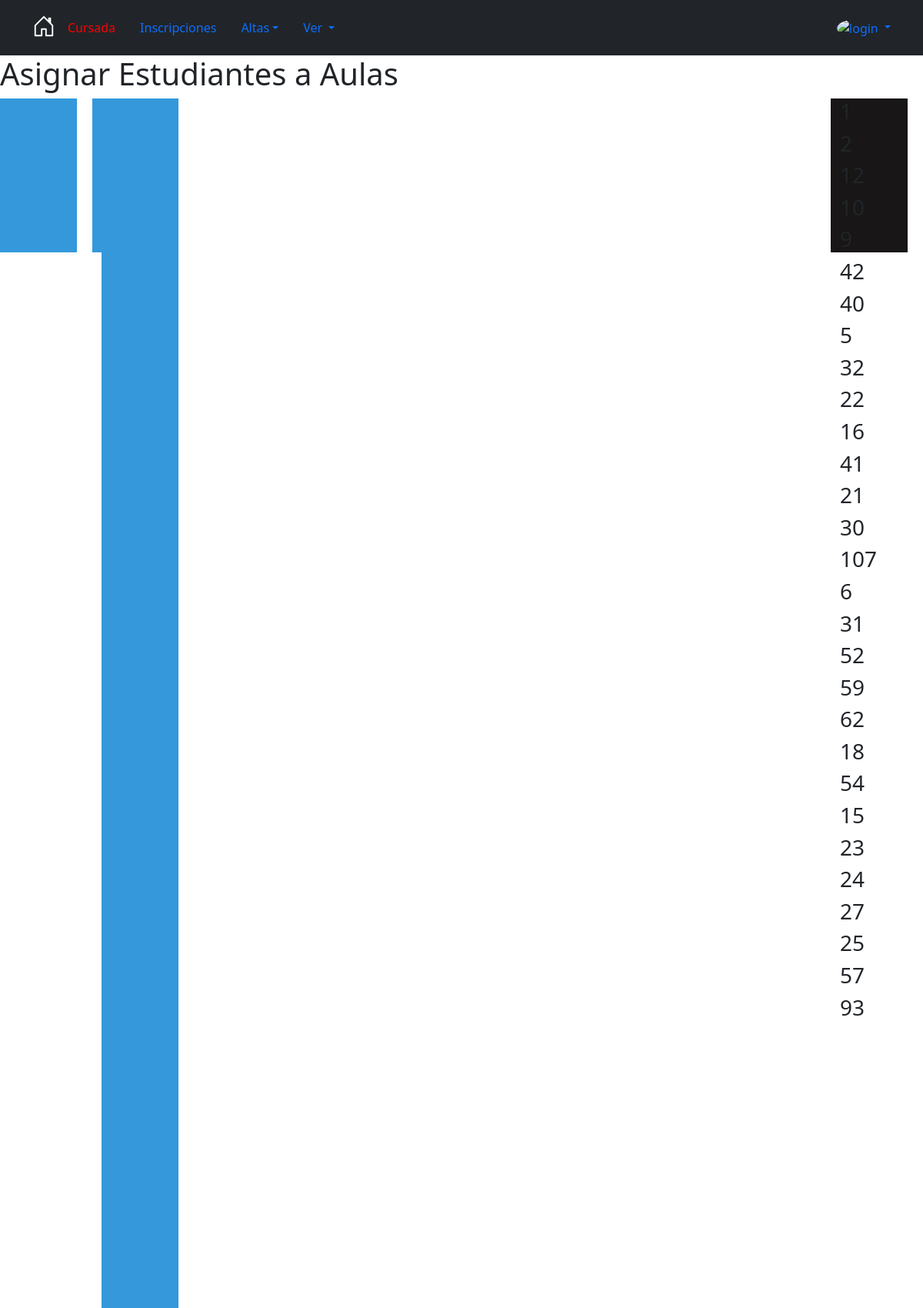
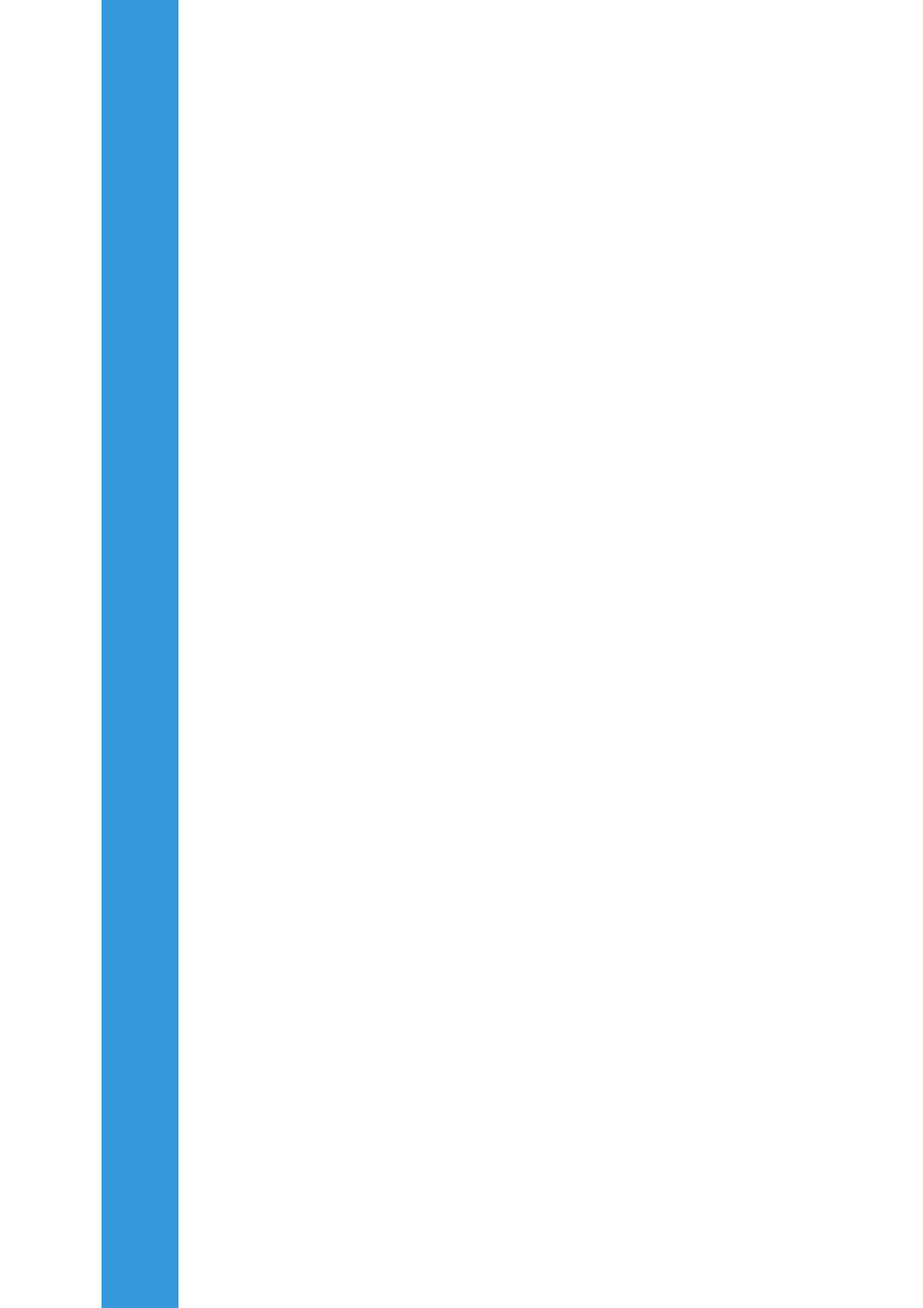
Screenshot of /Clases/asignar_alumno_a_aula/ (upper part) with the database file from the repository (2 pictures, top to bottom).
### Core/models.py (models this page shows, shortened)
class Division(models.Model):
    PRIMERA = '1ra'
    SEGUNDA = '2da'
    TERCERA = '3ra'
    CUARTA = '4ta'
    QUINTA = '5ta'
    CHOICES_DIV = (
        (PRIMERA, 'Primera'),
        (SEGUNDA, 'Segunda'),
        (TERCERA, 'Tercera'),
        (CUARTA, 'Cuarta'),
        (QUINTA, 'Quinta'))
    ciclo = models.ForeignKey(Ciclo, on_delete=models.CASCADE, related_name="divisiones")
    codigo = models.CharField(max_length=50, choices=CHOICES_DIV, default=PRIMERA)
    descripcion = models.CharField(max_length=50)
    anio = models.ForeignKey(AnioPlan, on_delete=models.CASCADE)
    alumnos = models.ManyToManyField(Estudiante)
    def __str__(self):
        return "{0},{1}".format(self.anio.codigo, self.codigo)

class inscripcionEstudianteCiclo(models.Model):
    estudiante = models.OneToOneField(
        Estudiante,
        null=True,
        on_delete=models.CASCADE,
    )
    ciclo = models.ForeignKey(
        Ciclo,
        null=True,
        on_delete=models.CASCADE)
    anio = models.ForeignKey(
        AnioPlan,
        on_delete=models.CASCADE
    )
    fecha = models.DateTimeField(default=now)
    class Meta:
        unique_together = ['estudiante', 'anio']

class Persona(models.Model):
    MAXNOMBRE = 50
    MAXAPELLIDO = 50
    REGEX_NOMBRE = '^[0-9a-zA-Z-_ .]{3,100}$'
    REGEX_NUMERO = '^[0-9]{1,12}$'
    MAXDNI =11
    MAXDIRECCION = 100
    MAXTELEFONO = 7
    Nombre = models.CharField(
        help_text= "Nombre",
        max_length = MAXNOMBRE,
        unique= False,
        null= False,
        blank= False,
        validators= [RegexValidator(regex=REGEX_NOMBRE)],
        error_messages= {
            'max_length': "El nombre puede tener a lo sumo {} caracteres".format(MAXNOMBRE),
            'blank': "El nombre es obligatorio"
        }
    )
    Apellido = models.CharField(
        help_text="Apellido",
        max_length=MAXAPELLIDO,
        unique=False,
        null=False,
        blank=False,
        validators=[RegexValidator(regex=REGEX_NOMBRE)],
        error_messages={
            'max_length': "El apellido puede tener a lo sumo {} caracteres".format(MAXNOMBRE),
            'blank': "El apéllido es obligatorio"
        }
    )
    Dni= models.CharField(
        help_text= "ingrese DNI",
        max_length = MAXDNI,
        unique= True,
        null= False,
        blank= False,
        error_messages= {
            'max_length': "El dni puede tener a lo sumo {} caracteres".format(MAXDNI),
            'unique': "El dni ingresado ya existe",
            'blank': "El dni es obligatorio"
        }
    )
    Localidad=models.ForeignKey(
        Localidad,
        null=False,
        blank=False,
        on_delete=models.CASCADE,
        help_text="Ingrese Localidad",
        error_messages={
        }
    )
    Direccion=models.CharField(
        help_text= "Direccion",
        max_length = MAXDNI,
        unique= False,
        null= False,
        blank= False,
        error_messages= {
            'max_length': "El dni puede tener a lo sumo {} caracteres".format(MAXDNI),
            'unique': "El dni ingresado ya existe",
            'blank': "El dni es obligatorio"
        }
    )
    Email = models.EmailField(
        help_text="Ingrese email valido",
        unique=True,
        null=True,
        blank=True,
        primary_key=False,
        error_messages={
            'unique': "Otra persona tiene ese email",
        }
    )
    Telefono= models.CharField(
        help_text="Telefono ",
        max_length=MAXTELEFONO,
        unique=False,
        null=True,
        blank=True,
        primary_key=False,
        validators=[RegexValidator(regex=REGEX_NUMERO)],
        error_messages={
            'max_length': "El telefono puede tener a lo sumo {} caracteres".format(MAXTELEFONO),
        }
    )

### Clases/views.py (the view)
def asignar_alumno_a_aula(request):
    aulas = Division.objects.filter(ciclo= Ciclo.objects.get(esActual = 'True'))
    estudiantes_inscritos = inscripcionEstudianteCiclo.objects.all()  # Obtén los alumnos desde tu modelo
    print(estudiantes_inscritos[1].id)
    print(aulas)
    return render(request, 'Division/asignar_alumnno_aula.html', {'aulas': aulas, 'estudiantes': estudiantes_inscritos})

### Clases/templates/Division/asignar_alumnno_aula.html (shortened to what this page needs)
{% extends 'base.html' %}
{% block content %}
    <h1>Asignar Estudiantes a Aulas</h1>
    <div id="div2" ondrop="drop(event)" ondragover="allowDrop(event)"></div>
        <div class="container" id="aulas-container" style="margin-left: 20px">
            {% for aula in aulas %}
            <div class="aula" id="aula-{{ aula.id }}" ondrop="drop(event)" ondragover="allowDrop(event)">
                <div id="div2" ondrop="drop(event)" ondragover="allowDrop(event)"></div>
            </div>
            {% endfor %}
        </div>
        <div class="container" id="estudiante-container" style="margin-right: 20px" >
            {% for estudiante in estudiantes %}
            <h3 draggable="true" ondragstart="drag(event)" id="drag1" width="88" height="31">
                {{ estudiante.estudiante.id }} </h3>
             {% endfor %}
        </div>
{% endblock %}

### principal/templates/base.html (shortened to what this page needs)
<!DOCTYPE html>
<html lang="en">
<head>
    <link href="https://cdn.jsdelivr.net/npm/bootstrap@5.2.3/dist/css/bootstrap.min.css" rel="stylesheet">
</head>
{% block header %}
<body>
  <header class= "p-3 text-bg-dark">
  <div class="container">
      <div class="d-flex flex-wrap align-items-center justify-content-center justify-content-lg-start" >
          <ul class="nav col-12 col-lg-auto me-lg-auto mb-2 justify-content-center mb-md-0">
              <li class="nav-item">
                  <a class="nav text-left" href="/home2"  role="button"  aria-haspopup="true" aria-expanded="false">
                  </a>
              </li>
              <li class="nav-item" >
                  <a class="nav-link ml-auto text-left" style="color:red" href="/Core/menuCursada"  role="button"  aria-haspopup="true" aria-expanded="false">Cursada</a>
              </li>
              <li class="nav-item">
                  <a class="nav-link ml-auto text-left" href="/Core/inscripcion"  role="button"  aria-haspopup="true" aria-expanded="false">Inscripciones</a>
              </li>
                  <li class="nav-item dropdown">
                      <a class="nav-link dropdown-toggle" href="#" role="button" data-bs-toggle="dropdown" aria-expanded="false">
                          Altas</a>
                  </li>
                 <li class="nav-item dropdown">
                  <a class="nav-link dropdown-toggle" href="#" role="button" data-bs-toggle="dropdown" aria-expanded="false">Ver </a>
                  </li>
          </ul>
            <div class="dropdown text-end">
              <a href="#" class="d-block text-decoration-none dropdown-toggle" data-bs-toggle="dropdown" aria-expanded="false">
                <img  alt="login" class="rounded-circle" width="32" height="32">
              </a>
            </div>
          </div>
        </div>
      </header>
      {% endblock header %}
      {% block content %}
      {% endblock %}
</body>
</html>

### Clases/templates/Division/asignar_alumnno_aula.html (style rules this page uses)
#aulas-container,#div2 { float: left; width: 100px; height: 200px; background-color: #3498db; }
#estudiante-container { float:right; width: 100px; height: 200px; background-color: #181616; }

### rows the page displays
inscripcionEstudianteCiclo: estudiante.id "42"
inscripcionEstudianteCiclo: estudiante.id "40"
inscripcionEstudianteCiclo: estudiante.id "5"
inscripcionEstudianteCiclo: estudiante.id "32"
inscripcionEstudianteCiclo: estudiante.id "22"
inscripcionEstudianteCiclo: estudiante.id "16"
inscripcionEstudianteCiclo: estudiante.id "41"
inscripcionEstudianteCiclo: estudiante.id "21"
inscripcionEstudianteCiclo: estudiante.id "30"
inscripcionEstudianteCiclo: estudiante.id "107"
inscripcionEstudianteCiclo: estudiante.id "6"
inscripcionEstudianteCiclo: estudiante.id "31"
inscripcionEstudianteCiclo: estudiante.id "52"
inscripcionEstudianteCiclo: estudiante.id "59"
inscripcionEstudianteCiclo: estudiante.id "62"
inscripcionEstudianteCiclo: estudiante.id "18"
inscripcionEstudianteCiclo: estudiante.id "54"
inscripcionEstudianteCiclo: estudiante.id "15"
inscripcionEstudianteCiclo: estudiante.id "23"
inscripcionEstudianteCiclo: estudiante.id "24"
inscripcionEstudianteCiclo: estudiante.id "27"
inscripcionEstudianteCiclo: estudiante.id "25"
inscripcionEstudianteCiclo: estudiante.id "57"
inscripcionEstudianteCiclo: estudiante.id "93"
